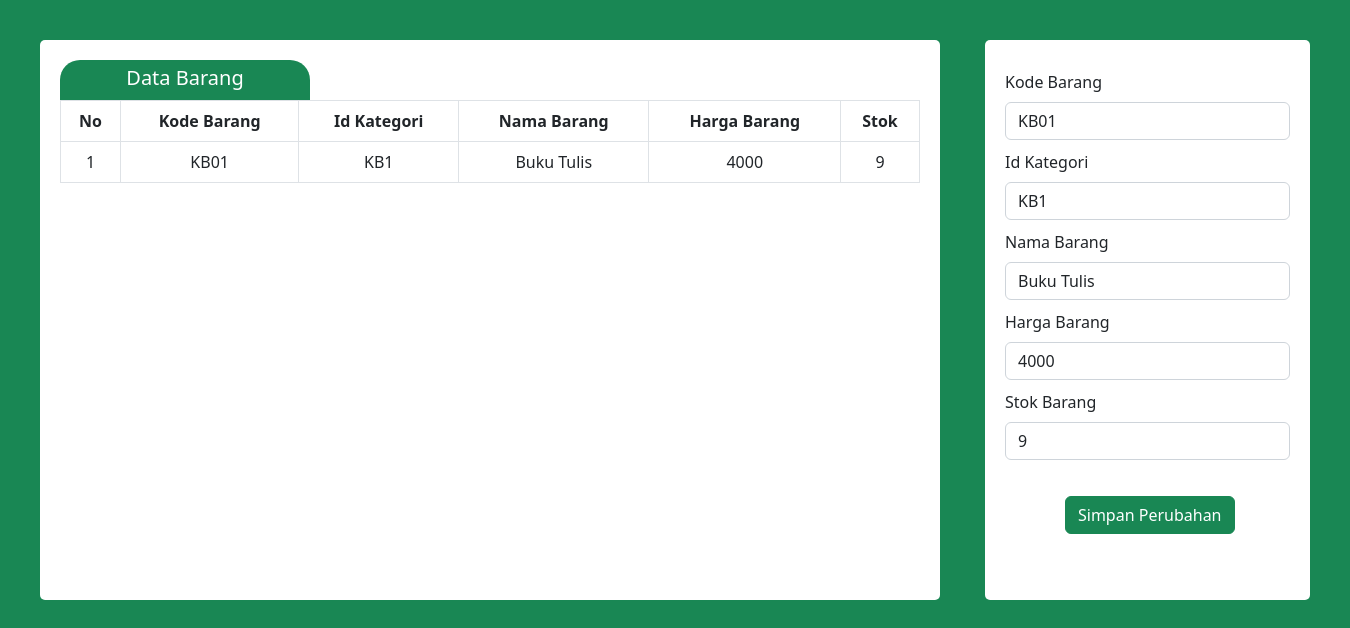
The page /ProjectUAS-Webdas_Final_Staf/edit.php?kode_barang=KB01 on the database its author committed.
### tables this page shows
CREATE TABLE `tb_barang` (
  `kode_barang` varchar(10) NOT NULL,
  `id_kategori` varchar(10) DEFAULT NULL,
  `nama_barang` varchar(50) DEFAULT NULL,
  `harga_barang` int(11) DEFAULT NULL,
  `stok_barang` int(11) DEFAULT NULL
);

### ProjectUAS-Webdas_Final_Staf/edit.php (the view, shortened to what this page needs)
<!DOCTYPE html>
<html>
<head>
	<link href="https://cdn.jsdelivr.net/npm/bootstrap@5.2.3/dist/css/bootstrap.min.css" rel="stylesheet">
</head>
<body class="bg-success">
	<div class="containerku4">
		<div class="list_barang">
			<div class="text bg-success">
				<h5>Data Barang</h5>
			</div>
			<table border="1" class="table table-bordered">
				<tr>
					<th>No</th>
					<th>Kode Barang</th>
					<th>Id Kategori</th>
					<th>Nama Barang</th>
					<th>Harga Barang</th>
					<th>Stok</th>
				</tr>
				<?php
					$no = 1;
					include '../ProjectUAS-Webdas_Final_Login_LogOut/database.php';
					$kode = $_GET['kode_barang'];
					$query = "select * from tb_barang where kode_barang = '$kode'";
					$data = mysqli_query($konek, $query);
					while ($result = mysqli_fetch_array($data)) {
				?>
				<tr>
					<td><?php echo $no++; ?></td>
					<td align="middle"><?php echo $result['kode_barang']; ?></td>
					<td align="middle"><?php echo $result['id_kategori']; ?></td>
					<td align="middle"><?php echo $result['nama_barang']; ?></td>
					<td align="middle"><?php echo $result['harga_barang']; ?></td>
					<td align="middle"><?php echo $result['stok_barang']; ?></td>
				</tr>
				<?php
					}
				 ?>
			</table>
		</div>
		<div class="update_barang">
			<form method="POST" action="update.php">
				<div class="mb-3">
					<?php
						include '../ProjectUAS-Webdas_Final_Login_LogOut/database.php';
						$data = mysqli_query($konek, "select * from tb_barang where kode_barang = '$kode'");
						while ($result = mysqli_fetch_array($data)) {
					?>
					<label for="kode" class="form-label">Kode Barang</label>
  					<input type="text" class="form-control" id="kode" name="kode" value="<?php echo $result['kode_barang'] ?>" autocomplete="off">
  					<label for="id" class="form-label">Id Kategori</label>
  					<input type="text" class="form-control" id="id" name="id" value="<?php echo $result['id_kategori'] ?>" autocomplete="off">
  					<label for="nama" class="form-label">Nama Barang</label>
  					<input type="text" class="form-control" id="nama" name="nama" value="<?php echo $result['nama_barang'] ?>" autocomplete="off">
  					<label for="harga" class="form-label">Harga Barang</label>
  					<input type="number" class="form-control" id="harga" name="harga" value="<?php echo $result['harga_barang'] ?>" autocomplete="off">
  					<label for="jumlah" class="form-label">Stok Barang</label>
  					<input type="number" class="form-control" id="jumlah" name="stok" value="<?php echo $result['stok_barang'] ?>" autocomplete="off">
  					<?php } ?>
				</div>
				<button type="submit" class="btn btn-success" style="margin-left: 60px; margin-top: 20px;">Simpan Perubahan</button>
			</form>
		</div>
	</div>
</body>
</html>

### ProjectUAS-Webdas_Final_Staf/edit.php (style rules this page uses)
.containerku4 { width: 1330px; height: 620px; margin: 10px; padding: 10px; }
.list_barang { width: 900px; height: 560px; margin: 20px 20px 20px 20px; padding: 20px; background-color: white; float: left; text-align: center; border-radius: 5px; }
.text { width: 250px; height: 40px; border-radius: 20px 20px 0px 0px; padding-top: 6px; color: white; }
.update_barang { width: 325px; height: 560px; margin: 20px 20px 20px 0px; padding: 20px; background-color: white; float: right; border-radius: 5px; }
.form-label { margin-top: 10px; }

### rows shown on the page
tb_barang: kode_barang "KB01", id_kategori "KB1", nama_barang "Buku Tulis", harga_barang "4000", stok_barang "9", kode "KB01", id "KB1", nama "Buku Tulis", harga "4000", stok "9"
